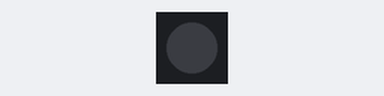
The program below on a simulated Raspberry Pi Pico running MicroPython. Shown: 1 RGB LEDs in strip order, left to right.

Above: at 0.2 s.
At 1.7 s:
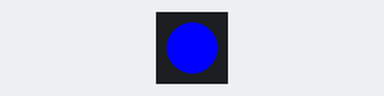
At 3.2 s:
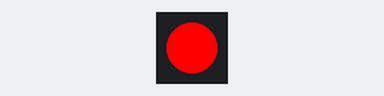
At 4.7 s:
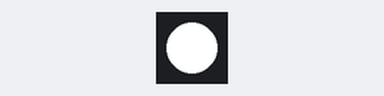
Timing chart, 0 to 5.8 s (numbered marks = the images above):
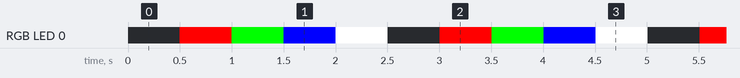

Measured:
- by itself, RGB LED 0: repeats every 2.5 s: RGB(0, 255, 0) 0.50 s, RGB(0, 0, 255) 0.50 s, RGB(255, 255, 255) 0.50 s, off 0.50 s, RGB(255, 0, 0) 0.50 s
- by itself, everything shown: repeats every 2.5 s, in 5 steps

The program:

neopixel-led-colors.py
```python
from machine import Pin
from neopixel import NeoPixel
from time import ticks_ms, ticks_diff, sleep_ms

np = NeoPixel(Pin(22), 1)
brightness = 255
colors = [[brightness, 0, 0],  # red
          [0, brightness, 0],  # green
          [0, 0, brightness],  # blue
          [brightness, brightness, brightness],  # white
          [0, 0, 0]]  # close

timer_start = ticks_ms()
timer_per = 500
i = 0

while True:
    diff = ticks_diff(ticks_ms(), timer_start)
    if diff >= timer_per:
        np[0] = colors[i]
        np.write()
        if i >= len(colors) - 1:
            i = 0
        else:
            i += 1
        timer_start = ticks_ms()
```
